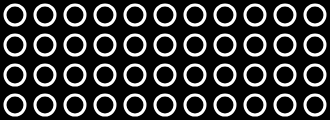
Frame 1 (no input)
Frame 60 (no input): identical to frame 1, image omitted
Frame 120 (the mouse pressed at the canvas centre since frame 60): identical to frame 1, image omitted

The p5.js sketch that drew this single still picture (run headless with seeded random() and noise() and a simulated clock; from frame 60 on, the mouse is pressed at the canvas centre):

// p5.js sketch
// ── sketch.js
function setup() {
  createCanvas(330, 120);
  ellipseMode(RADIUS);
  circs = [];
  let gap = 30;
  for(let x = gap/2; x<width; x += gap)
    for(let y = gap/2; y<height; y += gap){
      circs.push(new Circ(x,y))
    }
}

function draw() {
  background(0);
      stroke(255);
  strokeWeight(3);
  
  for(let c of circs){
    c.paint();
  }
  
}

class Circ{
  constructor(x,y){
    this.x = x;
    this.y = y;
  }
  paint(){
    let d = dist(mouseX,mouseY,this.x,this.y);
      if( d < 10)
        fill(255,0,99);
      else
        fill(0)
      circle(this.x,this.y,10)
  }
}
